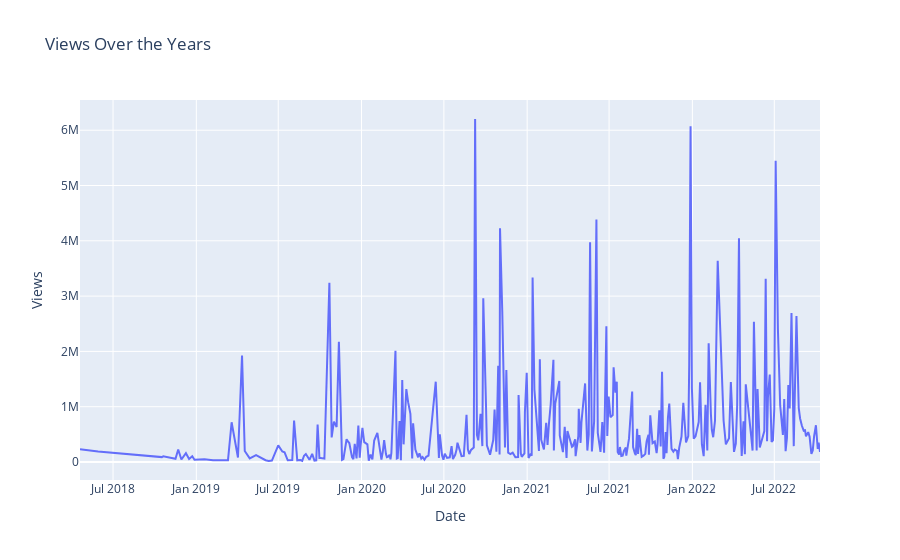

Here is the notebook cell this chart was saved with:
### Code cell
fig = px.line(lexcast_df, x="Date", y="Views", title='Views Over the Years')
fig

### Figure 1 — Plotly figure (JSON) as saved in the notebook; plotly's stock layout.template omitted (floating-point values rounded to 4 significant figures; data arrays with more than 128 entries replaced by an {"elided": "..."} marker saying what was removed)
{"data": [{"hovertemplate": "Date=%{x}<br>Views=%{y}<extra></extra>", "legendgroup": "", "line": {"color": "#636efa", "dash": "solid"}, "marker": {"symbol": "circle"}, "mode": "lines", "name": "", "orientation": "v", "showlegend": false, "type": "scatter", "x": {"elided": "323 str values"}, "xaxis": "x", "y": {"elided": "323 int values"}, "yaxis": "y"}], "layout": {"legend": {"tracegroupgap": 0}, "title": {"text": "Views Over the Years"}, "xaxis": {"anchor": "y", "domain": [0, 1], "title": {"text": "Date"}}, "yaxis": {"anchor": "x", "domain": [0, 1], "title": {"text": "Views"}}}}
